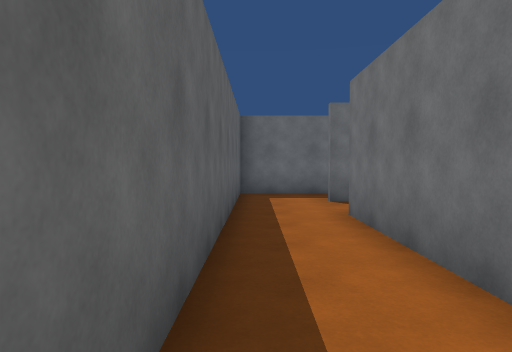
view 1 (above)

16 first-person views from a walk through a scene from a Unity 3-D project. The camera is 1.4 m above the floor, tilts 2° down and sees 70° across. The floor is counted in squares, 1.8 m on a side. Each view is taken from the middle of a square. On the plan, view 1 faces up. The plan holds only what a view shows up to about 12 squares ahead; the rest is blank. The place goes on beyond the plan. The player is left out.

view 2
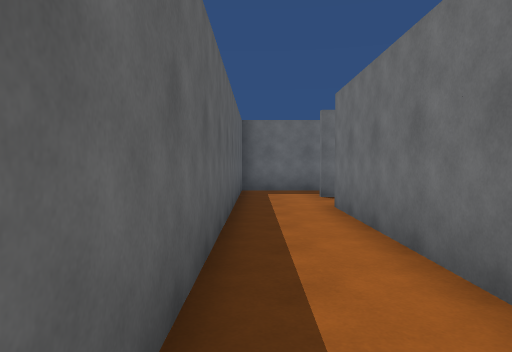

view 3
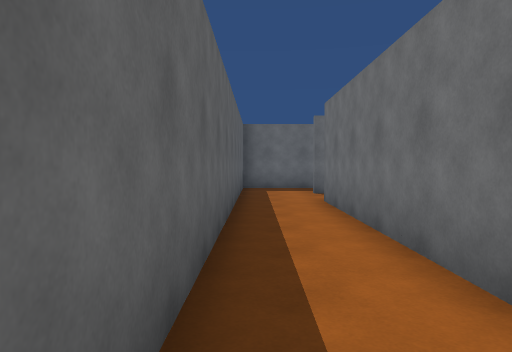

view 4
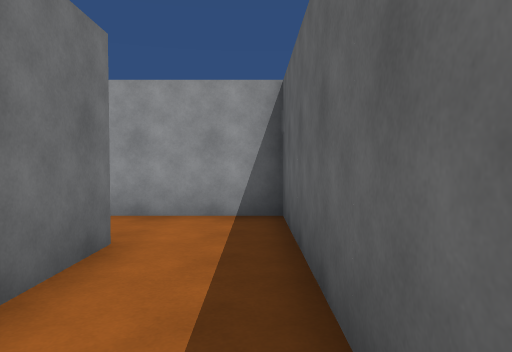

view 5
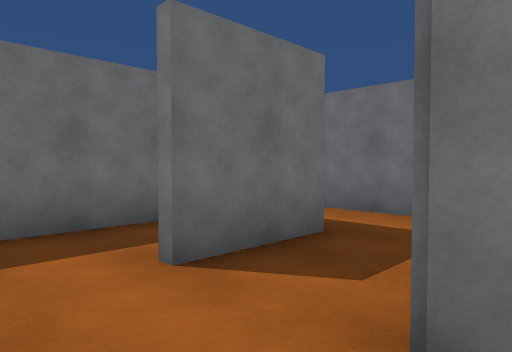

view 6
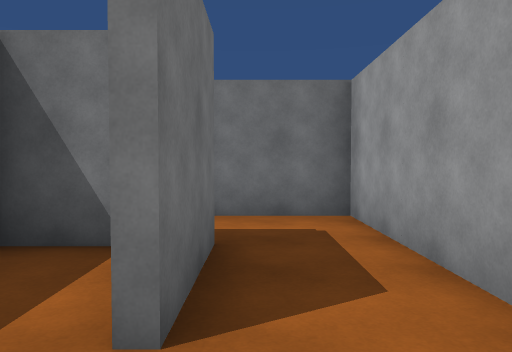

view 7
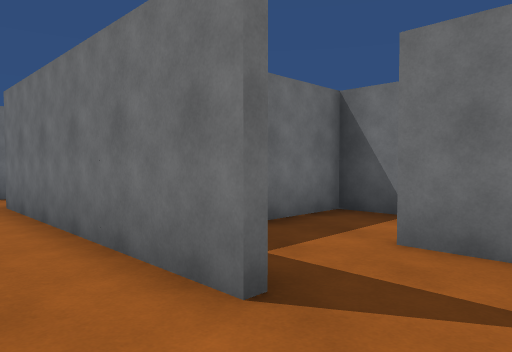

view 8
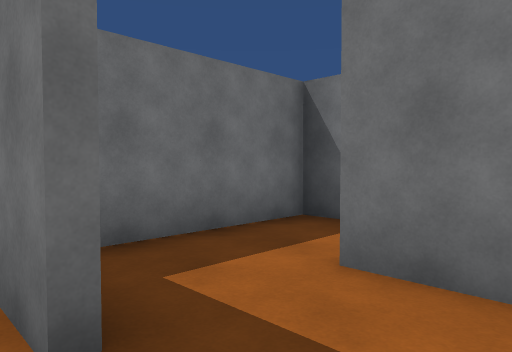

view 9
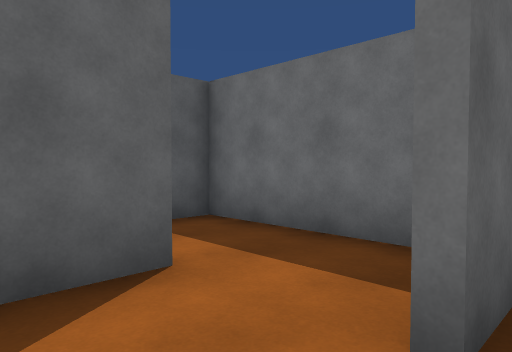

view 10
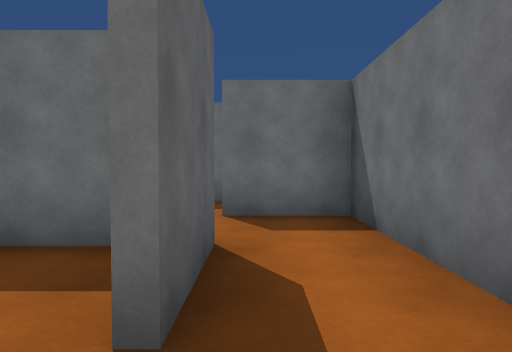

view 11
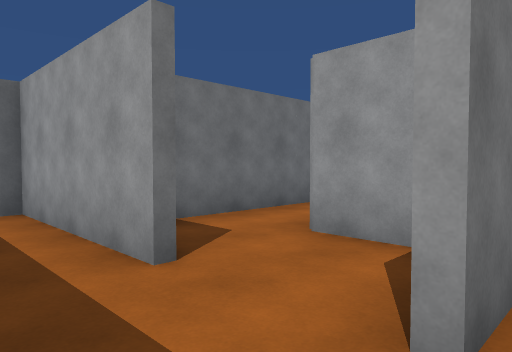

view 12
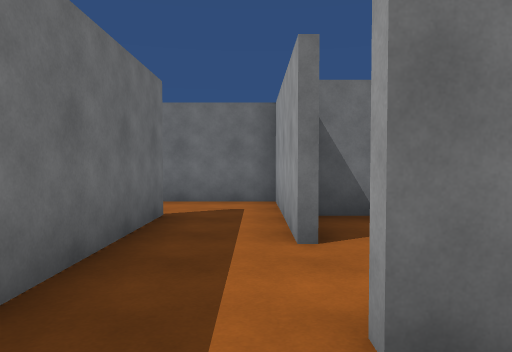

view 13
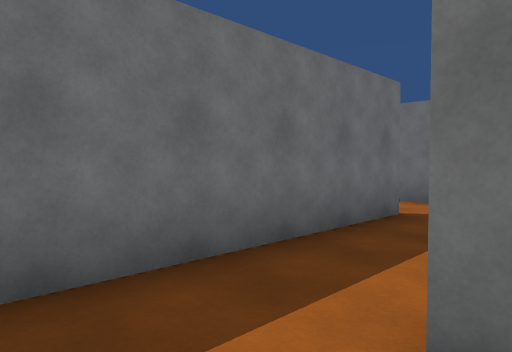

view 14
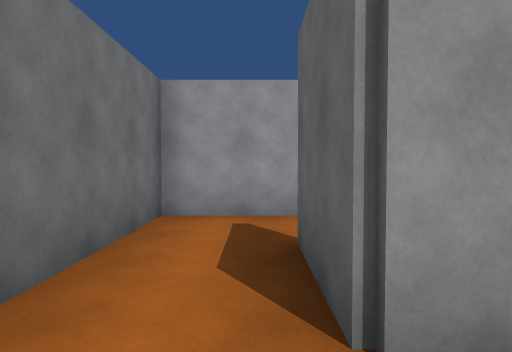

view 15
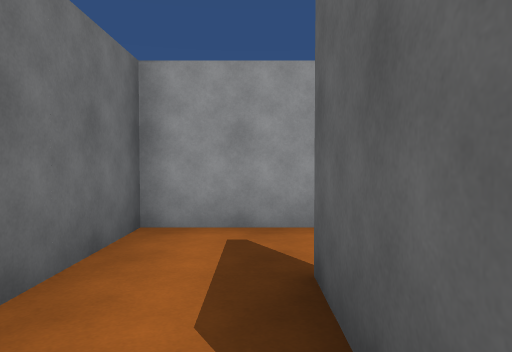

view 16
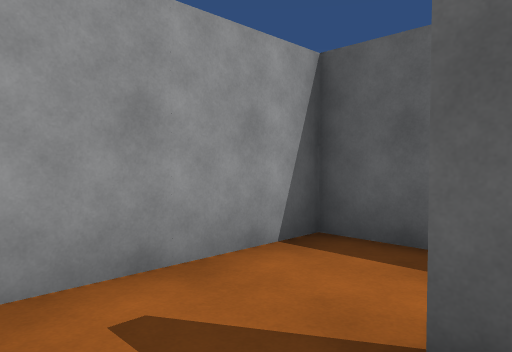

### Floor plan
Points are (right, up) in squares from view 1. A wall is a line through its corners. A room is listed if a view was taken in it or the views show most of it. See-through windows are left out.
Room 1 (views 1, 2, 3, 4, 5, 6, 7, 8)
walls: (1.4, -0.6) (1.4, 5.6); (3.4, 8.2) (3.4, 9.5); (2.6, 9.4) (-0.4, 9.4) (-0.4, -2.4) (1.6, -2.4)
ways out: opening at (1, -1.5) to room 4; opening at (2.5, 7)
Room 2 (views 9, 10, 14, 15)
walls: (5.6, 1.6) (5.6, -0.5); (5.2, -2.4) (7.4, -2.4) (7.4, 3.4) (5.5, 3.4)
ways out: opening at (5, 3) to room 3; opening at (5, -1.5) to room 5
Room 3 (views 11, 12, 13)
walls: (3.4, 2.6) (3.4, 3.5); (5.6, 5.4) (2.4, 5.4); (4.2, 1.6) (5.6, 1.6)
ways out: opening at (5, 3) to room 2; opening at (6.5, 5) to room 6
Room 4 (view 16)
walls: (3.5, 1.4) (1.6, 1.4) (1.6, -0.5); (3.4, -1.6) (3.4, -0.5); (1.6, -2.4) (2.6, -2.4)
ways out: opening at (1, -1.5) to room 1; opening at (3, 0.5) to room 5
Room 5 (no view inside)
walls: (3.6, -0.5) (3.6, -1.6); (5.4, 0.4) (5.4, 1.4) (3.5, 1.4)
ways out: opening at (5, -1.5) to room 2; opening at (3, 0.5) to room 4
Room 6 (no view inside)
walls: (7.6, 5.4) (5.6, 5.4); (5.4, 3.5) (9.4, 3.5) (9.4, 6.2)
ways out: opening at (6.5, 5) to room 3; opening at (8, 6)

Where each view was taken, in squares from view 1:
view 1: 0 up, 0 right, facing up
view 2: 1 down, 0 right, facing up
view 3: 2 down, 0 right, facing up
view 4: 3 up, 0 right, facing down
view 5: 5 up, 0 right, facing up-right
view 6: 7 up, 0 right, facing right
view 7: 2 down, 0 right, facing up-right
view 8: 2 down, 1 right, facing up-right
view 9: 2 down, 6 right, facing up-left
view 10: 2 down, 6 right, facing up
view 11: 5 up, 3 right, facing down-right
view 12: 4 up, 2 right, facing right
view 13: 3 up, 2 right, facing up-right
view 14: 3 up, 6 right, facing down
view 15: 2 up, 6 right, facing down
view 16: 0 up, 3 right, facing down-left
